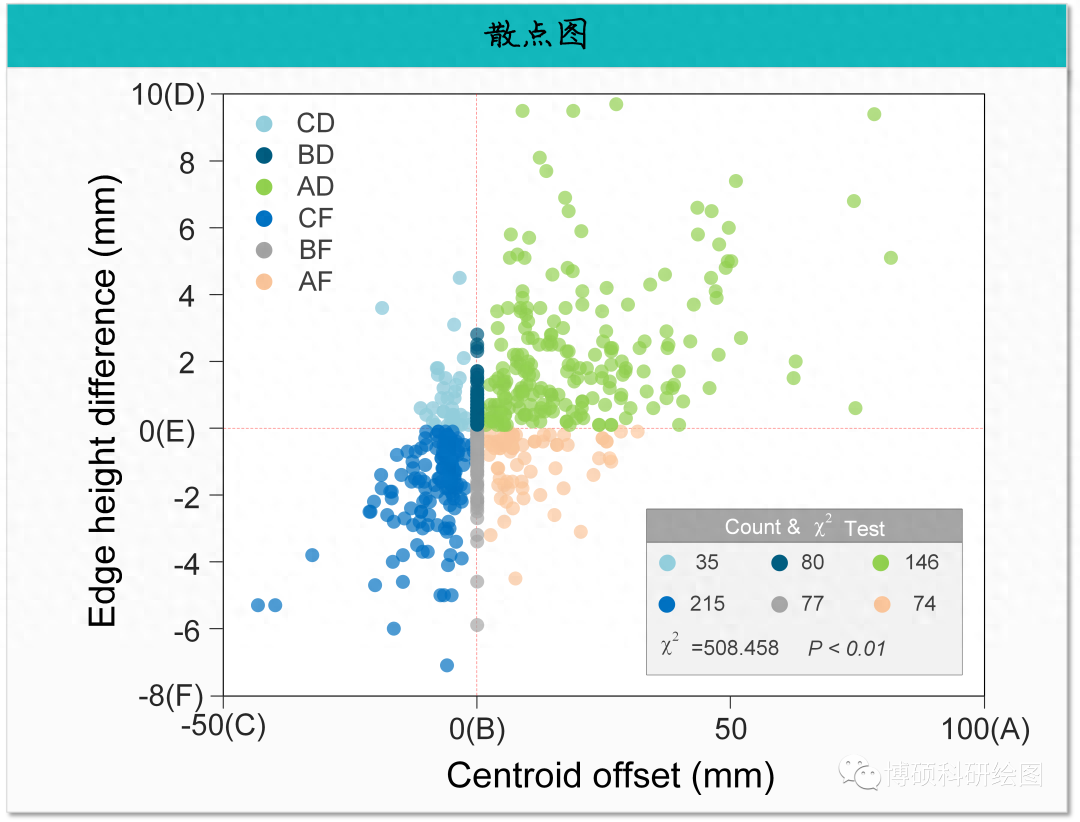
#> input picture input.png, 1080 x 822 px
$ python -i text_consistency_validator.py   (imports and definitions only)
#> lines starting #> are read from the running program, lines starting #| are printed output that depends on the picture; after the words box and inside, x2 and y2 are one past the last pixel; in counts of white or black regions, pixels touching at a corner belong together
#> further down, picture is the input picture: PIL image 1080x822 RGB; mean R, G, B 223.3, 237.6, 236.2
# -*- coding: utf-8 -*-
"""
文本一致性评估器：
1) OCR 提取文本块（内容 + 边框）；
2) 基于 BLEU 的文本内容一致性评分；
3) 基于文本块空间相对坐标偏差的布局一致性评分；
4) 输出 0~1 文本一致性总分。
"""
from __future__ import annotations

from dataclasses import dataclass
from difflib import SequenceMatcher
import math
import os
import re
from typing import Dict, List, Optional, Tuple

from dotenv import load_dotenv
from PIL import Image, ImageEnhance, ImageFilter, ImageOps

# 加载环境变量
# [1 line not run here, left out]

import pytesseract
# 从环境变量读取 Tesseract 路径
_tesseract_cmd = os.getenv("TESSERACT_CMD")
if _tesseract_cmd:
    pytesseract.pytesseract.tesseract_cmd = _tesseract_cmd


@dataclass
class OCRTextBlock:
    text: str
    conf: float
    left: int
    top: int
    width: int
    height: int


@dataclass
class TextConsistencyResult:
    score: float
    bleu_score: float
    content_score: float
    layout_score: float
    coverage_score: float
    matched_blocks: int
    total_ref_blocks: int
    details: Dict[str, float | str]


# [134 lines left out: functions evaluate_text_consistency, _extract_ocr_blocks, not called in this run]


def _preprocess_for_ocr(image: Image.Image) -> Image.Image:
    gray = ImageOps.grayscale(image)
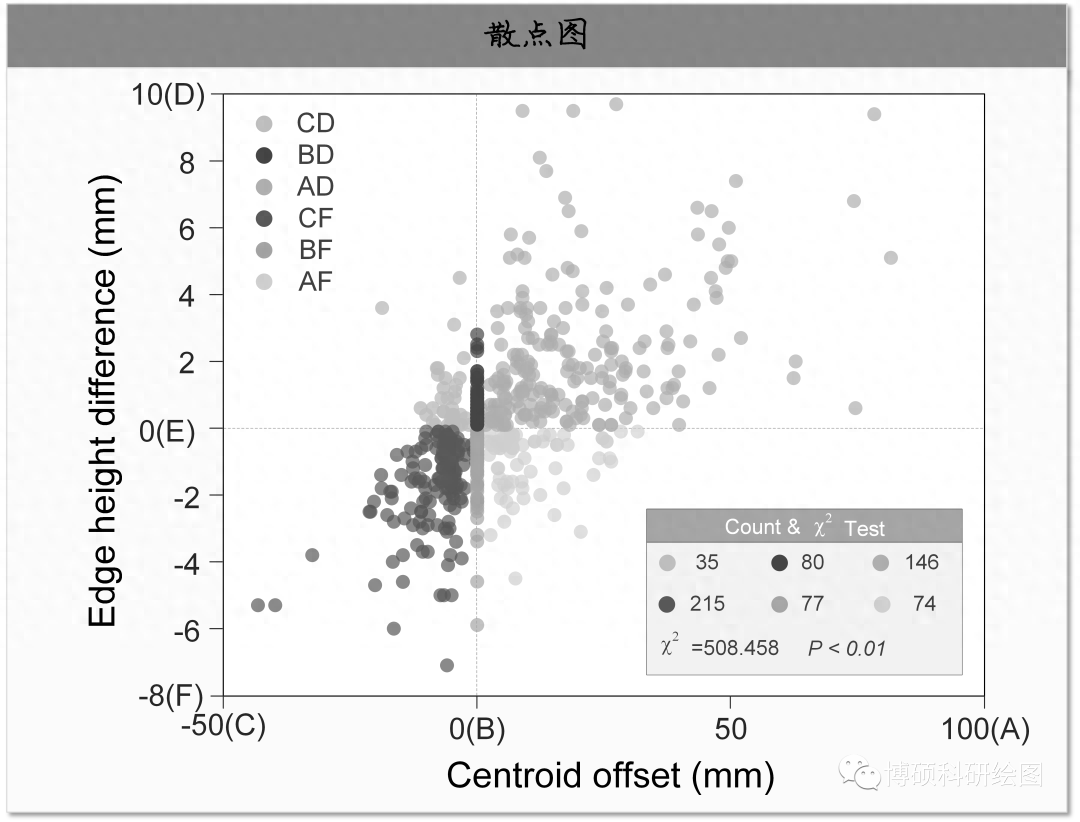
#> gray: PIL image 1080x822 L; min 0, max 255, mean 233.2
    gray = ImageEnhance.Contrast(gray).enhance(1.8)
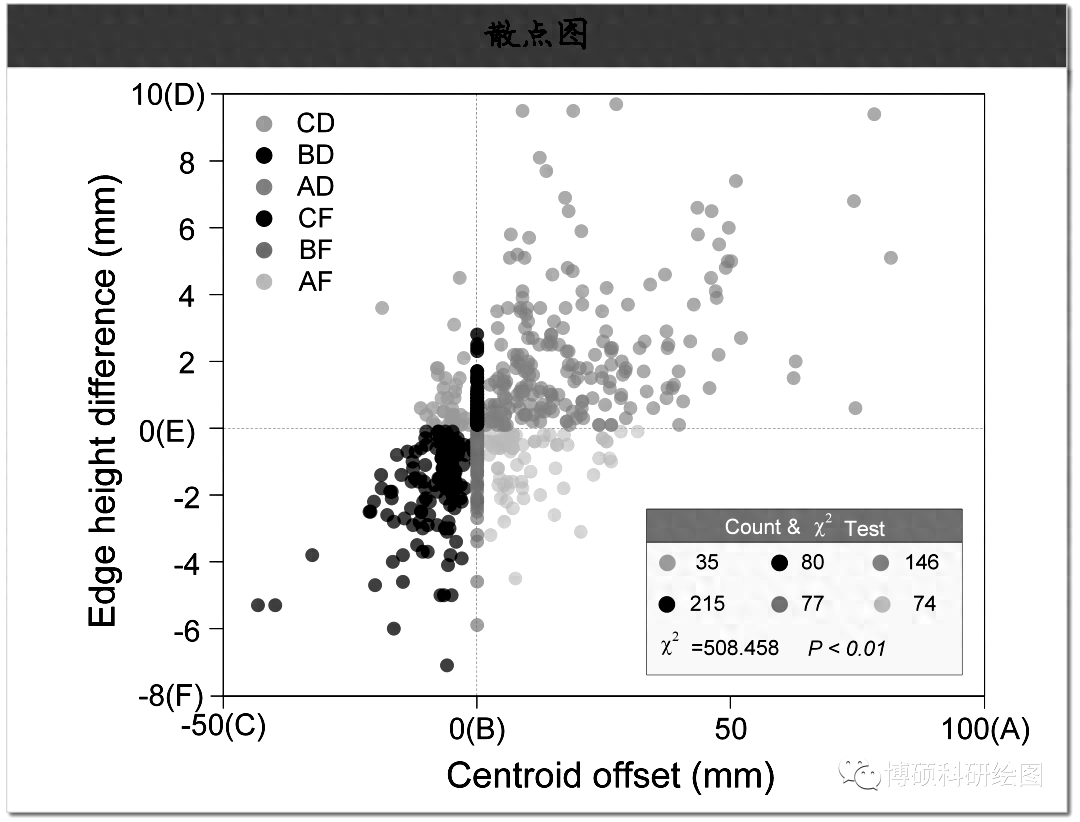
#> gray: PIL image 1080x822 L; min 0, max 255, mean 224.6
    gray = gray.filter(ImageFilter.SHARPEN)
    # 简单二值化，提升坐标轴标签/图例等细小文本识别率。
    binary = gray.point(lambda p: 255 if p > 150 else 0, mode="1").convert("L")
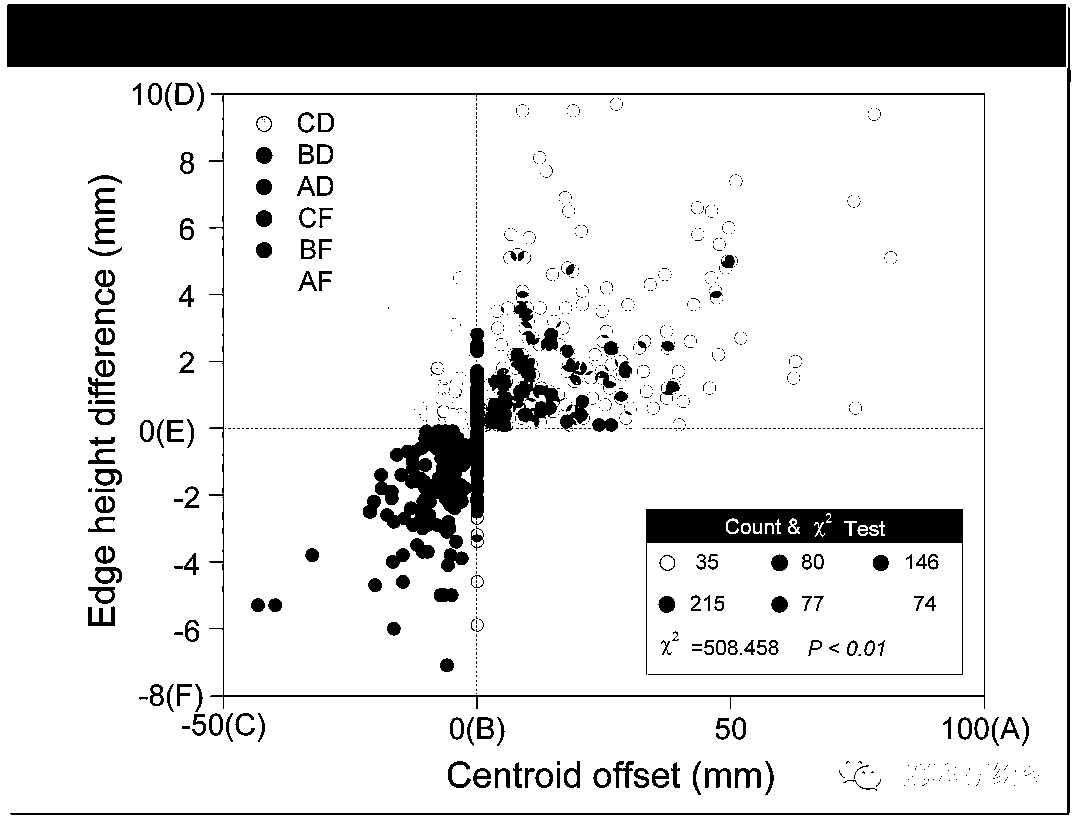
#> binary: PIL image 1080x822 L; 85.9% white; 1159 black regions (982 under 20 px), largest, box (x1, y1, x2, y2) and area: (7, 4, 1066, 67) 66716, (380, 348, 565, 572) 12178, (646, 509, 963, 675) 10574
    return binary


# [21 lines left out: function _match_text_blocks, not called in this run]


def _text_similarity(a: str, b: str) -> float:
    return _clamp01(SequenceMatcher(None, a, b).ratio())


# [77 lines left out: functions _layout_similarity, _sentence_bleu, _modified_precision, _ngram_counts, not called in this run]


def _tokenize_for_bleu(text: str) -> List[str]:
    # 中文场景优先字符级分词；英文单词也会按字符参与，保持简洁稳健。
    return list(text)


# [23 lines left out: functions _normalize_text, _safe_float, _weighted_average, not called in this run]


def _clamp01(v: float) -> float:
    return max(0.0, min(1.0, float(v)))


# [83 lines left out: functions _correct_ocr_text, _correct_ocr_block, _adaptive_bleu, _semantic_text_similarity, not called in this run]

>>> from PIL import Image
>>> picture = Image.open('../input.png')
>>> result = _preprocess_for_ocr(picture)
